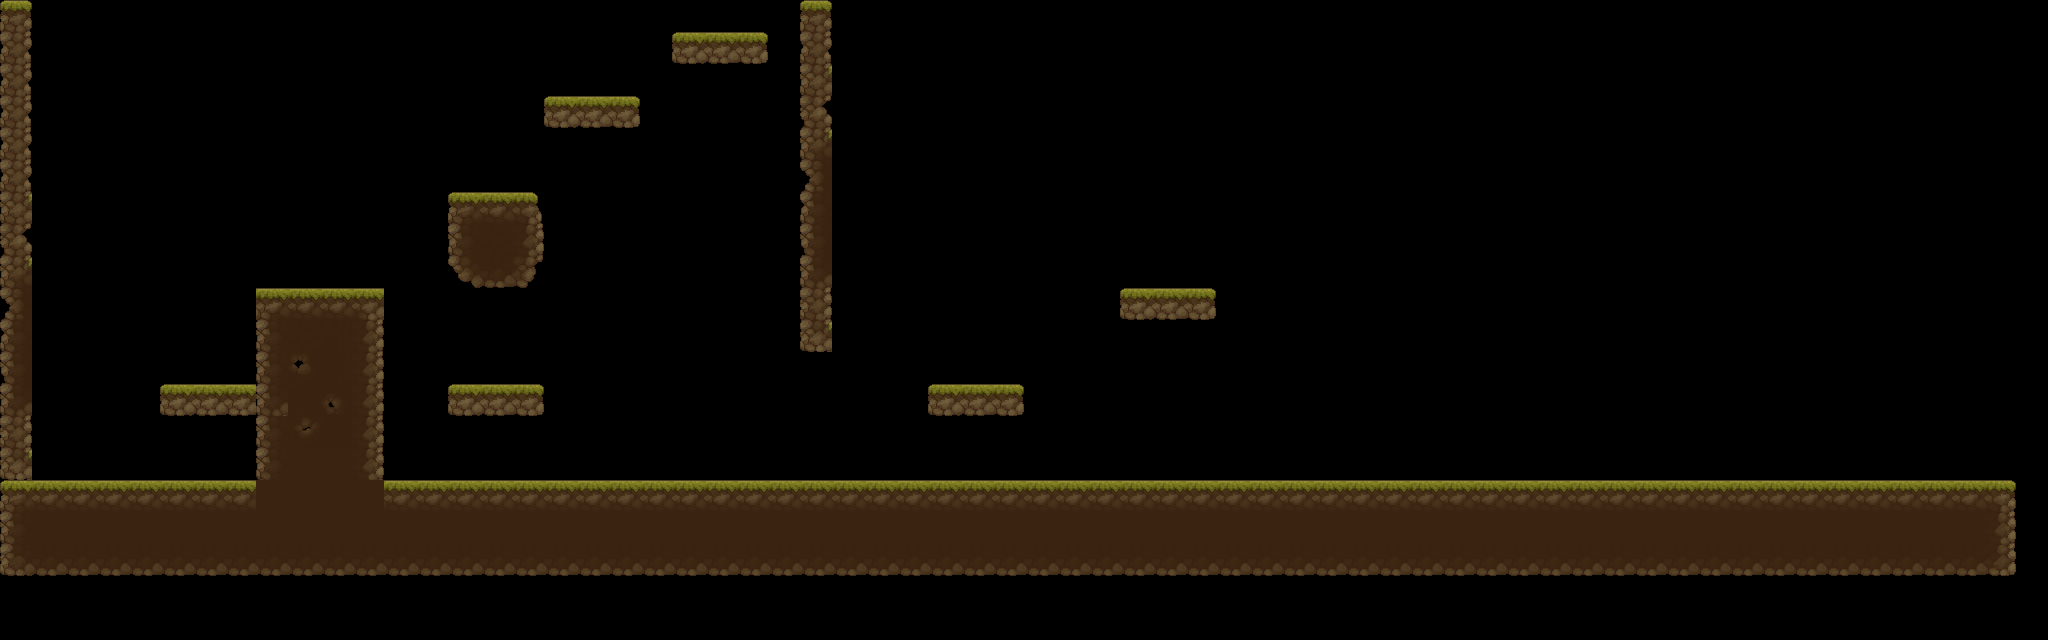

Below is a game level as drawn by its tile map, then a one-line description and the .tmx file that defines it, in full:
An orthogonal 64x20 tile map with 32x32 px tiles, 1 tile layer (Terrain) and 2 objects (Enemy, NPC).

<map version="1.8" tiledversion="1.8.2" orientation="orthogonal" renderorder="right-down" width="64" height="20" tilewidth="32" tileheight="32" infinite="0" nextlayerid="5" nextobjectid="12">
 <tileset firstgid="1" source="Terrain.tsx" />
 <layer id="1" name="Terrain" width="64" height="20">
  <data encoding="csv">
85,0,0,0,0,0,0,0,0,0,0,0,0,0,0,0,0,0,0,0,0,0,0,0,0,85,0,0,0,0,0,0,0,0,0,0,0,0,0,0,0,0,0,0,0,0,0,0,0,0,0,0,0,0,0,0,0,0,0,0,0,0,0,0,
101,0,0,0,0,0,0,0,0,0,0,0,0,0,0,0,0,0,0,0,0,193,194,195,0,101,0,0,0,0,0,0,0,0,0,0,0,0,0,0,0,0,0,0,0,0,0,0,0,0,0,0,0,0,0,0,0,0,0,0,0,0,0,0,
101,0,0,0,0,0,0,0,0,0,0,0,0,0,0,0,0,0,0,0,0,0,0,0,0,117,0,0,0,0,0,0,0,0,0,0,0,0,0,0,0,0,0,0,0,0,0,0,0,0,0,0,0,0,0,0,0,0,0,0,0,0,0,0,
101,0,0,0,0,0,0,0,0,0,0,0,0,0,0,0,0,193,194,195,0,0,0,0,0,133,0,0,0,0,0,0,0,0,0,0,0,0,0,0,0,0,0,0,0,0,0,0,0,0,0,0,0,0,0,0,0,0,0,0,0,0,0,0,
101,0,0,0,0,0,0,0,0,0,0,0,0,0,0,0,0,0,0,0,0,0,0,0,0,149,0,0,0,0,0,0,0,0,0,0,0,0,0,0,0,0,0,0,0,0,0,0,0,0,0,0,0,0,0,0,0,0,0,0,0,0,0,0,
101,0,0,0,0,0,0,0,0,0,0,0,0,0,0,0,0,0,0,0,0,0,0,0,0,165,0,0,0,0,0,0,0,0,0,0,0,0,0,0,0,0,0,0,0,0,0,0,0,0,0,0,0,0,0,0,0,0,0,0,0,0,0,0,
117,0,0,0,0,0,0,0,0,0,0,0,0,0,1,223,224,0,0,0,0,0,0,0,0,181,0,0,0,0,0,0,0,0,0,0,0,0,0,0,0,0,0,0,0,0,0,0,0,0,0,0,0,0,0,0,0,0,0,0,0,0,0,0,
133,0,0,0,0,0,0,0,0,0,0,0,0,0,238,239,240,0,0,0,0,0,0,0,0,197,0,0,0,0,0,0,0,0,0,0,0,0,0,0,0,0,0,0,0,0,0,0,0,0,0,0,0,0,0,0,0,0,0,0,0,0,0,0,
149,0,0,0,0,0,0,0,0,0,0,0,0,0,254,255,256,0,0,0,0,0,0,0,0,213,0,0,0,0,0,0,0,0,0,0,0,0,0,0,0,0,0,0,0,0,0,0,0,0,0,0,0,0,0,0,0,0,0,0,0,0,0,0,
165,0,0,0,0,0,0,0,59,60,61,62,0,0,0,0,0,0,0,0,0,0,0,0,0,229,0,0,0,0,0,0,0,0,0,193,194,195,0,0,0,0,0,0,0,0,0,0,0,0,0,0,0,0,0,0,0,0,0,0,0,0,0,0,
181,0,0,0,0,0,0,0,17,76,77,19,0,0,0,0,0,0,0,0,0,0,0,0,0,245,0,0,0,0,0,0,0,0,0,0,0,0,0,0,0,0,0,0,0,0,0,0,0,0,0,0,0,0,0,0,0,0,0,0,0,0,0,0,
197,0,0,0,0,0,0,0,17,92,93,19,0,0,0,0,0,0,0,0,0,0,0,0,0,0,0,0,0,0,0,0,0,0,0,0,0,0,0,0,0,0,0,0,0,0,0,0,0,0,0,0,0,0,0,0,0,0,0,0,0,0,0,0,
213,0,0,0,0,193,194,218,213,108,109,19,0,0,193,194,195,0,0,0,0,0,0,0,0,0,0,0,0,193,194,195,0,0,0,0,0,0,0,0,0,0,0,0,0,0,0,0,0,0,0,0,0,0,0,0,0,0,0,0,0,0,0,0,
229,0,0,0,0,0,0,0,17,124,125,19,0,0,0,0,0,0,0,0,0,0,0,0,0,0,0,0,0,0,0,0,0,0,0,0,0,0,0,0,0,0,0,0,0,0,0,0,0,0,0,0,0,0,0,0,0,0,0,0,0,0,0,0,
245,0,0,0,0,0,0,0,17,18,18,19,0,0,0,0,0,0,0,0,0,0,0,0,0,0,0,0,0,0,0,0,0,0,0,0,0,0,0,0,0,0,0,0,0,0,0,0,0,0,0,0,0,0,0,0,0,0,0,0,0,0,0,0,
1,2,2,2,2,2,2,2,18,18,18,18,2,2,2,2,2,2,2,2,2,2,2,2,2,2,2,2,2,2,2,2,2,2,2,2,2,2,2,2,2,2,2,2,2,2,2,2,2,2,2,2,2,2,2,2,2,2,2,2,2,2,3,0,
17,18,18,18,18,18,18,18,18,18,18,18,18,18,18,18,18,18,18,18,18,18,18,18,18,18,18,18,18,18,18,18,18,18,18,18,18,18,18,18,18,18,18,18,18,18,18,18,18,18,18,18,18,18,18,18,18,18,18,18,18,18,19,0,
33,34,34,34,34,34,34,34,34,34,34,34,34,34,34,34,34,34,34,34,34,34,34,34,34,34,34,34,34,34,34,34,34,34,34,34,34,34,34,34,34,34,34,34,34,34,34,34,34,34,34,34,34,34,34,34,34,34,34,34,34,34,35,0,
0,0,0,0,0,0,0,0,0,0,0,0,0,0,0,0,0,0,0,0,0,0,0,0,0,0,0,0,0,0,0,0,0,0,0,0,0,0,0,0,0,0,0,0,0,0,0,0,0,0,0,0,0,0,0,0,0,0,0,0,0,0,0,0,
0,0,0,0,0,0,0,0,0,0,0,0,0,0,0,0,0,0,0,0,0,0,0,0,0,0,0,0,0,0,0,0,0,0,0,0,0,0,0,0,0,0,0,0,0,0,0,0,0,0,0,0,0,0,0,0,0,0,0,0,0,0,0,0
</data>
 </layer>
 <objectgroup id="2" name="Mobs">
  <object id="8" name="Enemy" x="672" y="440" width="20" height="40" />
  <object id="11" name="NPC" x="992" y="344" width="20" height="40">
   <properties>
    <property name="dialogue" value="Good day to you ma'am." />
   </properties>
  </object>
 </objectgroup>
 <imagelayer id="3" name="Image Layer 1" />
 <group id="4" name="Group 1" />
</map>
